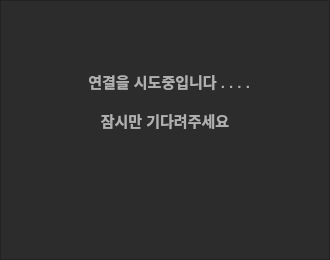
<?xml version="1.0" encoding="UTF-8"?>
<ui version="4.0">
 <class>CamFrame</class>
 <widget class="QFrame" name="CamFrame">
  <property name="geometry">
   <rect>
    <x>0</x>
    <y>0</y>
    <width>330</width>
    <height>260</height>
   </rect>
  </property>
  <property name="windowTitle">
   <string>Frame</string>
  </property>
  <property name="styleSheet">
   <string notr="true">background-color: #2C2C2C;</string>
  </property>
  <widget class="QLabel" name="videoLabel">
   <property name="geometry">
    <rect>
     <x>0</x>
     <y>0</y>
     <width>330</width>
     <height>260</height>
    </rect>
   </property>
   <property name="text">
    <string/>
   </property>
  </widget>
  <widget class="QFrame" name="waitingFrame_1">
   <property name="geometry">
    <rect>
     <x>0</x>
     <y>0</y>
     <width>330</width>
     <height>260</height>
    </rect>
   </property>
   <property name="frameShape">
    <enum>QFrame::Shape::StyledPanel</enum>
   </property>
   <property name="frameShadow">
    <enum>QFrame::Shadow::Raised</enum>
   </property>
   <widget class="QLabel" name="label">
    <property name="geometry">
     <rect>
      <x>35</x>
      <y>60</y>
      <width>260</width>
      <height>61</height>
     </rect>
    </property>
    <property name="font">
     <font>
      <pointsize>11</pointsize>
      <bold>true</bold>
     </font>
    </property>
    <property name="styleSheet">
     <string notr="true">color: #B0B0B0;</string>
    </property>
    <property name="text">
     <string>카메라가 아직 연결되지 않았습니다.
[연결] 버튼을 눌러주세요.</string>
    </property>
    <property name="alignment">
     <set>Qt::AlignmentFlag::AlignCenter</set>
    </property>
   </widget>
   <widget class="QPushButton" name="connectButton">
    <property name="geometry">
     <rect>
      <x>130</x>
      <y>160</y>
      <width>60</width>
      <height>25</height>
     </rect>
    </property>
    <property name="font">
     <font>
      <pointsize>-1</pointsize>
      <bold>true</bold>
     </font>
    </property>
    <property name="styleSheet">
     <string notr="true">

QPushButton {
    background-color: #F7933A; /* 기본 색상 */
    color: white;
    border: none;
    border-radius: 4px;
    padding: 6px 12px;
    font-size: 12px;
}

/* 마우스를 올렸을 때 (Hover 상태) */
QPushButton:hover {
    background-color: #FF9F50; /* 약간 밝은 오렌지 */
}

/* 버튼을 누르고 있을 때 (Pressed 상태) */
QPushButton:pressed {
    background-color: #D87520; /* 살짝 어두운 오렌지 */
}</string>
    </property>
    <property name="text">
     <string>연결</string>
    </property>
   </widget>
  </widget>
  <widget class="QFrame" name="waitingFrame_2">
   <property name="geometry">
    <rect>
     <x>0</x>
     <y>0</y>
     <width>330</width>
     <height>260</height>
    </rect>
   </property>
   <property name="frameShape">
    <enum>QFrame::Shape::StyledPanel</enum>
   </property>
   <property name="frameShadow">
    <enum>QFrame::Shadow::Raised</enum>
   </property>
   <widget class="QLabel" name="label_2">
    <property name="geometry">
     <rect>
      <x>35</x>
      <y>70</y>
      <width>260</width>
      <height>61</height>
     </rect>
    </property>
    <property name="font">
     <font>
      <pointsize>11</pointsize>
      <bold>true</bold>
     </font>
    </property>
    <property name="styleSheet">
     <string notr="true">color: #B0B0B0;</string>
    </property>
    <property name="text">
     <string>  연결을 시도중입니다 . . . .

잠시만 기다려주세요</string>
    </property>
    <property name="alignment">
     <set>Qt::AlignmentFlag::AlignCenter</set>
    </property>
   </widget>
   <widget class="QLabel" name="loadingLabel">
    <property name="geometry">
     <rect>
      <x>135</x>
      <y>166</y>
      <width>50</width>
      <height>50</height>
     </rect>
    </property>
    <property name="text">
     <string/>
    </property>
    <property name="pixmap">
     <pixmap resource="resources/resources.qrc">:/images/image/waiting.png</pixmap>
    </property>
    <property name="scaledContents">
     <bool>true</bool>
    </property>
   </widget>
  </widget>
 </widget>
 <resources>
  <include location="resources/resources.qrc"/>
 </resources>
 <connections/>
</ui>
